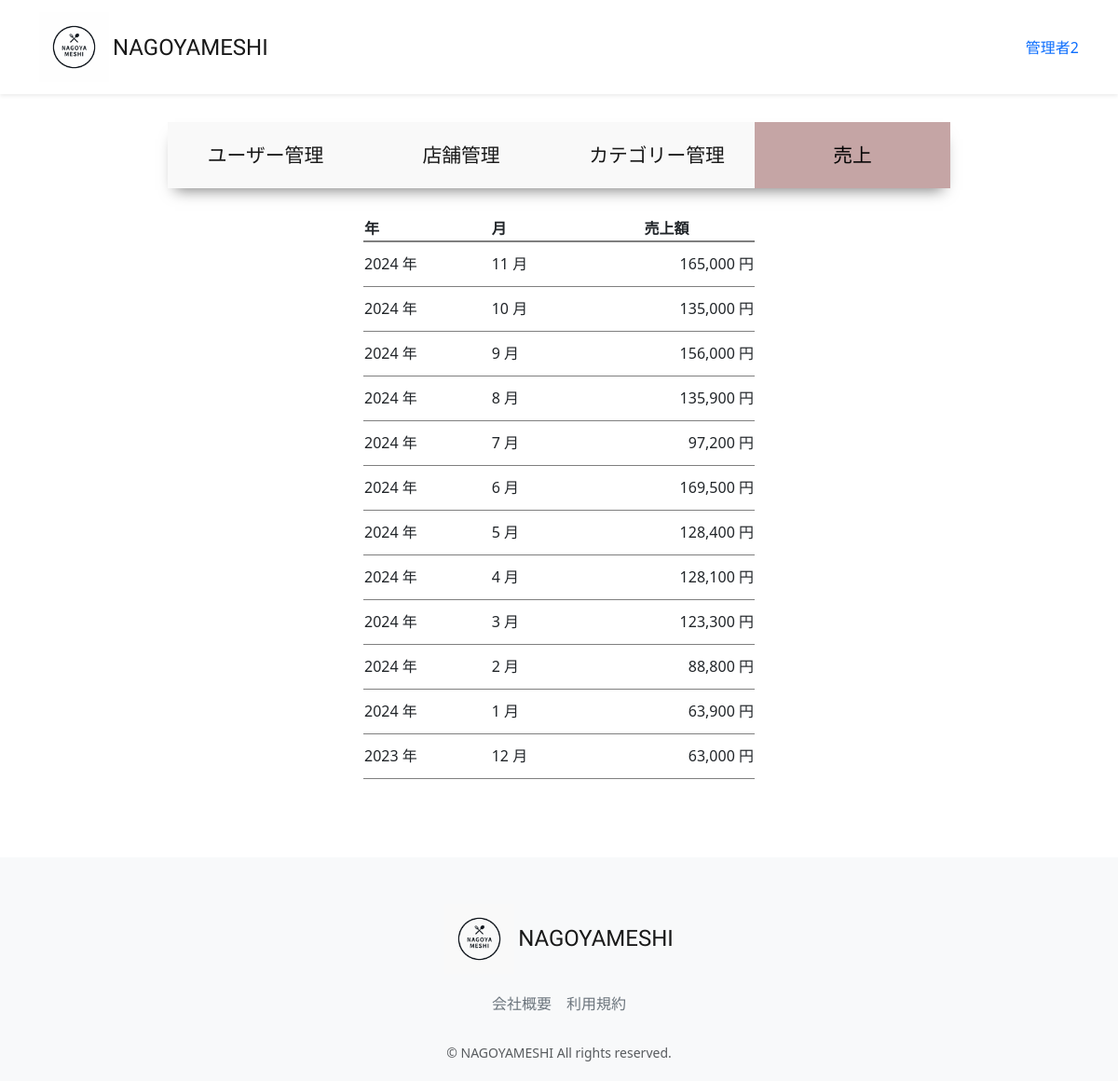
The page /accounts/management/sales/ (signed in) on the database its author committed.
### accounts/models.py (models this page shows, shortened)
class CustomUser(AbstractUser):
    user_name = models.CharField(max_length=128, null=True, blank=True,verbose_name='ユーザー名')
    hurigana = models.CharField(max_length=128, null=True, blank=True,verbose_name='フリガナ')
    zip_code = models.CharField(max_length=16, null=True, blank=True,verbose_name='郵便番号')
    address = models.CharField(max_length=255, null=True, blank=True,verbose_name='住所')
    phone_number = models.CharField(max_length=20, null=True, blank=True,verbose_name='電話番号')
    birthday = models.CharField(max_length=20, null=True, blank=True,verbose_name='誕生日')
    job = models.CharField(max_length=255, null=True, blank=True,verbose_name='職業')
    is_subscribed = models.BooleanField(default=False, verbose_name='有料会員')
    card_name = models.CharField(max_length=128, null=True, blank=True,verbose_name='カード名義')
    card_number = models.CharField(max_length=128, null=True, blank=True,verbose_name='カード番号')
    class Meta:
        verbose_name_plural = 'CustomUser'

### restaurant/models.py (models this page shows, shortened)
class Sales(models.Model):
    year = models.IntegerField('年', default=0)
    month = models.IntegerField('月', default=0)
    amount = models.IntegerField('売上金額', default=0)
    class Meta:
        verbose_name = '売上'
        verbose_name_plural = '売上'

### accounts/views.py (the view)
# urls.py: path("management/sales/",views.ManagementSalesListView.as_view(), name="sales"),
class ManagementSalesListView(onlyMnagementUserMixin, generic.ListView):
    template_name = 'management/sales.html'
    model = Sales
    def get_context_data(self, **kwargs):
        context = super().get_context_data(**kwargs)
        context["selected"] = "sales"
        return context

### accounts/mixins.py (called while the page is built)
    def test_func(self):
        user = self.request.user
        return user.is_staff

### accounts/templates/management/sales.html (shortened to what this page needs)
{% extends "management/manage_base.html" %}
{% load static %}
{% load humanize %}
{% block sub_content %}
     <table class="sales">
         <thead>
             <tr>
                 <th>年</th>
                 <th>月</th>
                 <th style="text-align: center;">売上額</th>
             </tr>
         </thead>
         {% for sales in object_list %}
         <tr>
             <td>{{ sales.year }} 年</td>
             <td>{{ sales.month }} 月</td>
             <td style="text-align: right">{{ sales.amount | intcomma }} 円</td>
         </tr>
         {% endfor %}
     </table>
 <br>
{% endblock %}

### restaurant/templates/layout/base.html (shortened to what this page needs)
{% load static %}
<!DOCTYPE html>
<html lang="ja">
  <head>
      <link href="https://cdn.jsdelivr.net/npm/bootstrap@5.3.3/dist/css/bootstrap.min.css" rel="stylesheet">
      <link href="{% static 'css/nagoyameshi.css' %}" rel="stylesheet">
  </head>
  <body>
    <div id="app" class="wrapper">
      <nav class="navbar navbar-expand-md navbar-light bg-white shadow-sm">
        <div class="container nagoyameshi-container">
          <a class="navbar-brand app-name" href="{% url 'top_page' %}">
            <div class="d-flex align-items-center">
            <img class="nagoyameshi-logo me-1" src="{% static 'images/logo/logo.png' %}" alt="nagoyameshi">NAGOYAMESHI</div>
          </a>
          <div class="collapse navbar-collapse" id="navbarSupportedContent">
            <ul class="navbar-nav ms-auto">
              {% if user.is_subscribed %}
                <li class="nav-item dropdown">
                  <a id="navbarDropdown" class="nav-linkdropdown-toggle" href="#" role="button" data-bs-toggle="dropdown" aria-haspopup="true" aria-expanded="false" v-pre>{{ user.user_name }}</a>
                  <div class="dropdown-menu dropdown-menu-end" aria-labelledby="navbarDropdown">
                    <a class="dropdown-item" href="{% url 'user_detail' user.id %}">会員情報</a>
                    <a class="dropdown-item" href="{% url 'reservation_list' %}">予約一覧</a>
                    <a class="dropdown-item" href="{% url 'favorite_list' %}">お気に入り一覧</a>
                    <a class="dropdown-item" href="{% url 'subscribe_cancel' %}">有料プラン解約</a>
                      {% if user.is_staff %}
                        <a class ="dropdown-item"  href="{% url 'user_list' %}">サイト管理</a>
                      {% endif %}
                    <div class="dropdown-divider"></div>
                    <a class="dropdown-item" href="{% url 'account_logout' %}">ログアウト</a>
                  </div>
                </li>
              {% else %}
                {% if user.is_authenticated %}
                  <li class="nav-item dropdown">
                    <a id="navbarDropdown" class="nav-linkdropdown-toggle" href="#" role="button" data-bs-toggle="dropdown" aria-haspopup="true" aria-expanded="false" v-pre>{{ user.user_name }}</a>
                 </li>
                {% endif %}
              {% endif %}
            </ul>
          </div>
        </div>
      </nav>
    {% block content %}
    {% endblock %}
      <footer class="bg-light">
        <div class="d-flex justify-content-center footer-logo">
            <a class="navbar-brand app-name" href="{% url 'top_page' %}">
              <div class="d-flex align-items-center"><img class="nagoyameshi-logo me-1" src="{% static 'images/logo/footer_logo.png' %}" alt="nagoyameshi">NAGOYAMESHI</div>
            </a>
        </div>
        <div class="d-flex justify-content-center footer-link">
          <a href="{% url 'company_page' %}" class="link-secondary me-3">会社概要</a>
          <a href="{% url 'terms_page' %}" class="link-secondary">利用規約</a>
        </div>
        <p class="text-center text-muted small mb-0">&copy; NAGOYAMESHI All rights reserved.</p>
      </footer>
      </div>
  </body>
</html>

### static/css/nagoyameshi.css (style rules this page uses)
.wrapper { min-height: 100vh; position: relative; padding-bottom: 240px; box-sizing: border-box; }
.nagoyameshi-logo { height: 75px; }
.bg-light { background-color: rgb(0 0 0 / 60%); }
.app-name { font-family: 'Carter One', cursive; font-size: 24px; color: #191919; }
footer { width: 100%; height: 240px; position: absolute; bottom: 0; padding: 50px 15px; }
.footer-logo { margin-bottom: 20px; }
.footer-link { margin-bottom: 30px; }
a { text-decoration: none !important; }
.sales { width: 50%; margin: 30px auto; }
.sales thead { border-bottom: 2px solid rgba(0, 0, 0, 0.5); }
.sales tbody tr { border-bottom: 1px solid rgba(0, 0, 0, 0.5); height: 3em; }

### rows shown on the page
CustomUser: user_name "管理者2"
Sales: year "2024", month "11", amount "165,000"
Sales: year "2024", month "10", amount "135,000"
Sales: year "2024", month "9", amount "156,000"
Sales: year "2024", month "8", amount "135,900"
Sales: year "2024", month "7", amount "97,200"
Sales: year "2024", month "6", amount "169,500"
Sales: year "2024", month "5", amount "128,400"
Sales: year "2024", month "4", amount "128,100"
Sales: year "2024", month "3", amount "123,300"
Sales: year "2024", month "2", amount "88,800"
Sales: year "2024", month "1", amount "63,900"
Sales: year "2023", month "12", amount "63,000"
